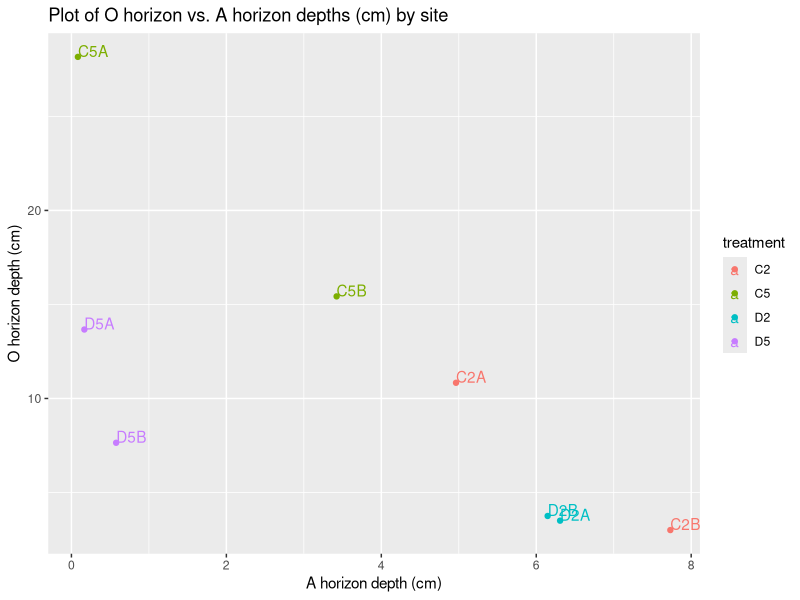
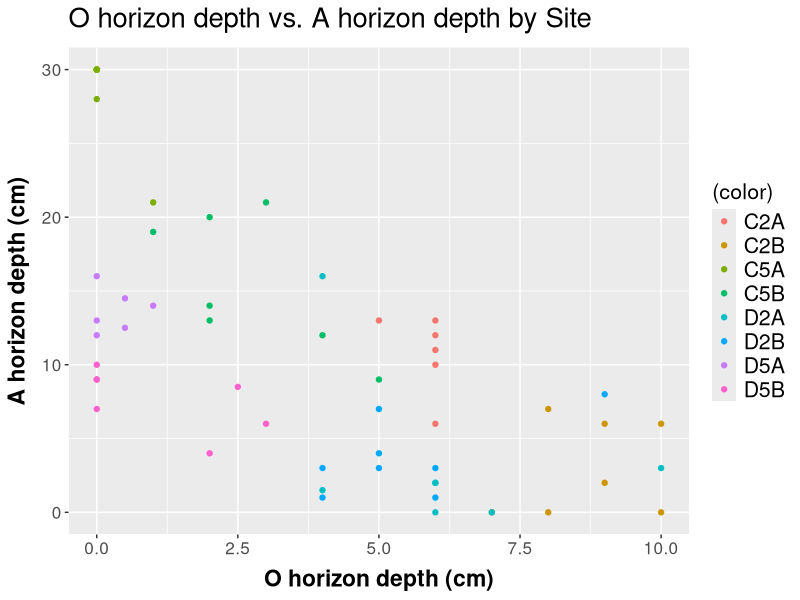

Generate these figures, in order, with R:
## ---- chunk 1
knitr::opts_chunk$set(echo = TRUE)
## ---- chunk 2
library(tidyverse)
library(dplyr)
library(stringr)
library(viridis)
library(magrittr)


OA_thick <- read.csv("OA_thickness_2019_20_join.csv", header=T, na.strings=c("", " ", "NA"))
class(OA_thick)

#as.tbl(OA_thick) #set as tibble. was having issues with coercing to a dataframe (using as.data.frame)

str(OA_thick)
head(OA_thick)

OA_thick[46,11] <- as.numeric(13) #depending on where the last source file was saved from, this cell may be imported as a date. The correct value should be 13 (cm). D5A R2 (2019), A_thk = 13.

#set all data types for the dataframe

OA_thick$date %>% as.Date(format = "%m/%d/%Y")
OA_thick$site %>%  as.character()
OA_thick$treatment %>%  as.character()
OA_thick$forest_type %>%  as.character()
OA_thick$inv_lvl %>% as.numeric()
OA_thick$plot %>% as.character()
OA_thick$totalO_thk %>% as.numeric()
OA_thick$Oi_thk %>% as.numeric()
OA_thick$Oe_thk %>% as.numeric()
OA_thick$Oa_thk %>% as.numeric()
OA_thick$A_thk %>% as.numeric()
OA_thick$A_type %>% as.character()
OA_thick$source %>% as.character()
OA_thick$sample_number %>% as.character()
OA_thick$bulk_density %>% as.numeric()




str(OA_thick)
view(OA_thick)

## ---- chunk 3


## ---- chunk 4

#O_mean_summary
O_mean_sum <- OA_thick %>% 
group_by(site) %>% 
  drop_na(totalO_thk) %>% 
  summarize(mean_O_thk = mean(mean(totalO_thk)), SD = sd(totalO_thk), n = length(site))

O_mean_sum %<>%   #Adding in SE to the dataframe  
mutate(SE = SD/sqrt(length(SD)))
view(O_mean_sum)

#write.table(O_mean_sum, file = "O_mean_sum.csv", sep = ",")


#A_mean_summary
A_mean_sum <- OA_thick %>% 
group_by(site) %>% 
  drop_na(A_thk) %>% 
  summarize(mean_A_thk = mean(mean(A_thk)), SD = sd(A_thk), n = length(site))

A_mean_sum %<>%   #Adding in SE to the dataframe  
mutate(SE = SD/sqrt(length(SD)))
view(A_mean_sum)

#write.table(A_mean_sum, file = "A_mean_sum.csv", sep = ",")

## ---- chunk 5
#Step 1:
O <- O_mean_sum$mean_O_thk
A <- A_mean_sum$mean_A_thk
#view(O)
#view(A)

OA_means.df <- data.frame(v1 = c("C2A","C2B","C5A","C5B","D2A","D2B","D5A","D5B"), v2 = c("C2", "C2", "C5", "C5", "D2", "D2", "D5", "D5"), v3 = O, v4 = A)
colnames(OA_means.df) = c("site", "treatment", "O","A")


view(OA_means.df)
str(OA_means.df)

write.table(OA_means.df, file = "OA_means.csv", sep = ",")

#Step 2: (this code works but the colors are gross, and the legend looks bad)
OPlot1 <- qplot(O, A, data = OA_means.df, label = site, 
      geom=c("point", "text"),
      hjust=0, vjust=0,
      color = treatment,
      xlab = "A horizon depth (cm)",
      ylab = "O horizon depth (cm)",
      main = "Plot of O horizon vs. A horizon depths (cm) by site")
print(OPlot1)





## ---- chunk 6

#create data frame out of desired points:

OA.graphpairs.df <- OA_thick %>% 
filter(source == "pit" | source == "oad" | source == "oac") 

view(OA.graphpairs.df)


## ---- chunk 7

O_plot.FUN <- function(data, title, xlab, ylab, xcolumn, ycolumn, color){
  Oplot <- ggplot(data, aes(x = xcolumn, y = ycolumn)) +
  scale_fill_viridis(discrete = TRUE) +
  geom_point(aes(colour = (color)))
  Oplot <- Oplot + ggtitle(title) +
    theme(plot.title = element_text(size = rel(1.8), margin = margin(b = 10)))+
    theme(axis.text.x = element_text(size = rel(1.4))) +
    theme(axis.text.y = element_text(size = rel(1.4))) 
  Oplot <- Oplot +
    labs(x= xlab, y = ylab, size = rel(1.8)) +
    theme(axis.title.x = element_text(size = rel(1.5), face = "bold", margin = margin(t = 8)))+
    theme(axis.title.y = element_text(size = rel(1.5), face = "bold", margin = margin(r = 8)))+
    theme(legend.text = element_text(size = rel(1.4))) +
    theme(legend.title = element_text(size = rel(1.4)))
  
 print(Oplot) #print
}



O_plot.FUN(OA.graphpairs.df, 
"O horizon depth vs. A horizon depth by Site", 
"O horizon depth (cm)", 
"A horizon depth (cm)",
OA.graphpairs.df$totalO_thk,
OA.graphpairs.df$A_thk,
OA.graphpairs.df$site) 

#run the function
?geom_point

